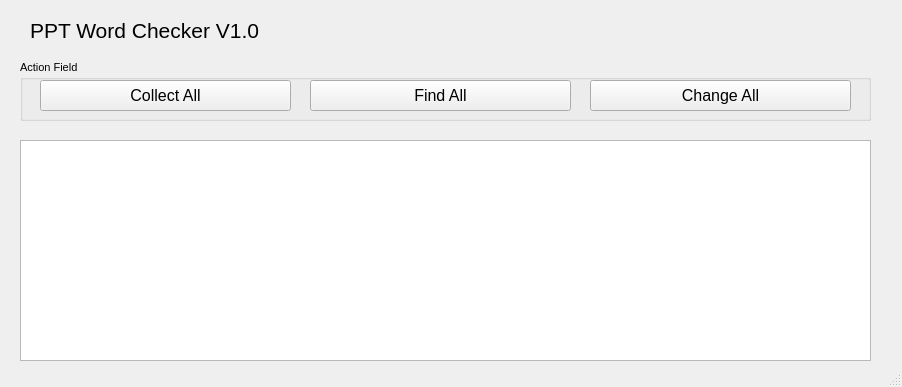
<?xml version="1.0" encoding="UTF-8"?>
<ui version="4.0">
 <class>MainWindow</class>
 <widget class="QMainWindow" name="MainWindow">
  <property name="geometry">
   <rect>
    <x>0</x>
    <y>0</y>
    <width>902</width>
    <height>387</height>
   </rect>
  </property>
  <property name="windowTitle">
   <string>CS L&amp;D TR Team -PPT Word Checker</string>
  </property>
  <widget class="QWidget" name="centralwidget">
   <widget class="QGroupBox" name="groupBox">
    <property name="geometry">
     <rect>
      <x>20</x>
      <y>60</y>
      <width>851</width>
      <height>61</height>
     </rect>
    </property>
    <property name="font">
     <font>
      <pointsize>8</pointsize>
     </font>
    </property>
    <property name="title">
     <string>Action Field</string>
    </property>
    <widget class="QPushButton" name="pushButton_2">
     <property name="geometry">
      <rect>
       <x>20</x>
       <y>20</y>
       <width>251</width>
       <height>31</height>
      </rect>
     </property>
     <property name="font">
      <font>
       <pointsize>12</pointsize>
      </font>
     </property>
     <property name="text">
      <string>Collect All</string>
     </property>
    </widget>
    <widget class="QPushButton" name="pushButton_3">
     <property name="geometry">
      <rect>
       <x>290</x>
       <y>20</y>
       <width>261</width>
       <height>31</height>
      </rect>
     </property>
     <property name="font">
      <font>
       <pointsize>12</pointsize>
      </font>
     </property>
     <property name="text">
      <string>Find All</string>
     </property>
    </widget>
    <widget class="QPushButton" name="pushButton_5">
     <property name="geometry">
      <rect>
       <x>570</x>
       <y>20</y>
       <width>261</width>
       <height>31</height>
      </rect>
     </property>
     <property name="font">
      <font>
       <pointsize>12</pointsize>
      </font>
     </property>
     <property name="text">
      <string>Change All</string>
     </property>
    </widget>
   </widget>
   <widget class="QPlainTextEdit" name="plainTextEdit">
    <property name="geometry">
     <rect>
      <x>20</x>
      <y>140</y>
      <width>851</width>
      <height>221</height>
     </rect>
    </property>
   </widget>
   <widget class="QLabel" name="label">
    <property name="geometry">
     <rect>
      <x>30</x>
      <y>10</y>
      <width>751</width>
      <height>41</height>
     </rect>
    </property>
    <property name="font">
     <font>
      <pointsize>16</pointsize>
     </font>
    </property>
    <property name="text">
     <string>PPT Word Checker V1.0</string>
    </property>
   </widget>
  </widget>
  <widget class="QStatusBar" name="statusbar"/>
 </widget>
 <resources/>
 <connections/>
</ui>
